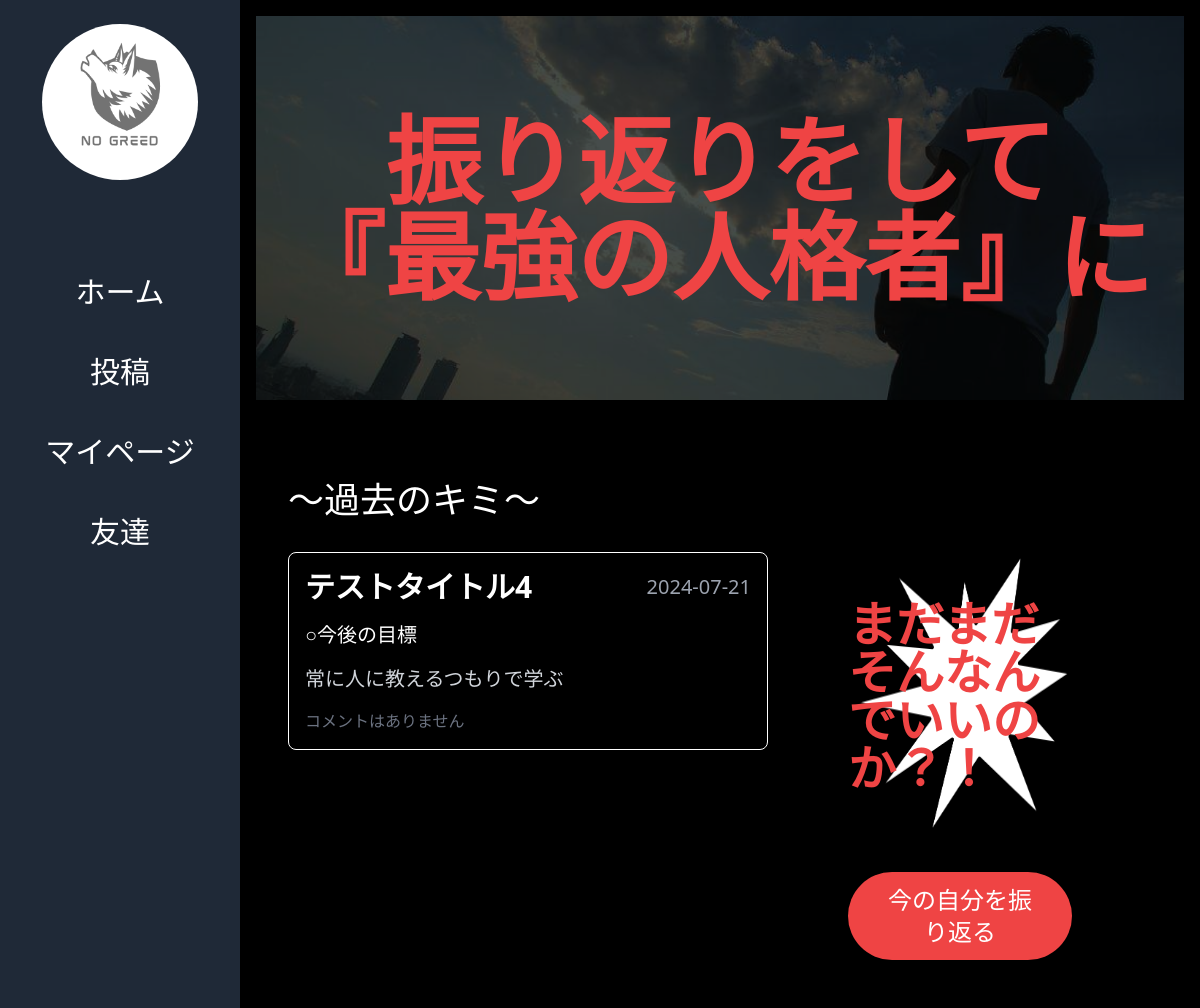
/userpage/home/home.php, run on the app's committed database.
### tables this page shows
CREATE TABLE feedback(
  id INT PRIMARY KEY AUTO_INCREMENT,
  user_id INT,
  title TEXT,
  score INT,
  reason TEXT,
  real_action TEXT,
  study TEXT,
  next_action TEXT,
  event_date DATE,
  created_at TIMESTAMP DEFAULT CURRENT_TIMESTAMP,
  updated_at TIMESTAMP DEFAULT CURRENT_TIMESTAMP ON UPDATE CURRENT_TIMESTAMP
);

### src/userpage/home/home.php (the view, shortened to what this page needs)
<?php
require '../../dbconnect.php';
$user_id = $_SESSION['user_id'] ?? 1;
$stmt = $dbh->prepare("
    SELECT
        feedback.*,
        (SELECT COUNT(*) FROM comments WHERE comments.feedback_id = feedback.id) AS comment_count,
        event_category.*
    FROM
        feedback
    LEFT JOIN
        event_category ON feedback.id = event_category.feedback_id
    WHERE
        feedback.user_id = :user_id
    ORDER BY RAND()
    LIMIT 1
");
$stmt->execute([':user_id' => $user_id]);
$random_feedback = $stmt->fetch(PDO::FETCH_ASSOC);
$messages = [
  "まだまだそんなんでいいのか？！",
  "キミの限界はここまでか、、、、？",
  "振り返りは次に生かすのが重要だ"
];
$random_message = $messages[array_rand($messages)];
?>
<!DOCTYPE html>
<html lang="ja">
<head>
  <script src="https://cdn.tailwindcss.com"></script>
</head>
<body class="bg-black text-white">
  <div class="flex">
    <section class="bg-gray-800 w-1/5 h-screen p-4 sticky top-0">
      <div class="mb-10 flex flex-col items-center">
        <img src="../../assets/img/No greed.png" alt="Logo" class="w-3/4 rounded-full mt-2">
        <nav class="mt-20 w-full">
          <ul class="space-y-4">
            <li class="mb-4 h-16 hover:bg-gray-100 flex items-center justify-center">
              <a href="./home.php" class="flex items-center text-lg">
                <span class="text-3xl">ホーム</span>
              </a>
            </li>
            <li class="mb-4 h-16 hover:bg-gray-100 flex items-center justify-center">
              <a href="../../post/post.php" class="flex items-center text-lg hover:bg-gray-100">
                <span class="text-3xl">投稿</span>
              </a>
            </li>
            <li class="mb-4 h-16 hover:bg-gray-100 flex items-center justify-center">
              <a href="../mypage/mypage.php" class="flex items-center text-lg hover:bg-gray-100">
                <span class="text-3xl">マイページ</span>
              </a>
            </li>
            <li class="mb-4 h-16 hover:bg-gray-100 flex items-center justify-center">
              <a href="../mypage/friend.php" class="flex items-center text-lg hover:bg-gray-100">
                <span class="text-3xl">友達</span>
              </a>
            </li>
          </ul>
        </nav>
      </div>
    </section>
    <section class="w-4/5 p-4">
      <div class="relative">
        <img src="../../assets/img/image 19.png" alt="mainimg" class="w-full h-96 object-cover opacity-50">
        <div class="absolute top-0 left-0 w-full h-full flex flex-col justify-center items-center">
          <h1 id="title1" class="text-red-500 text-8xl font-bold hidden"></h1>
          <h1 id="title2" class="text-red-500 text-8xl font-bold hidden"></h1>
        </div>
      </div>
      <div class="mt-12 p-8 bg-black">
        <h2 class="text-white text-4xl mb-8">〜過去のキミ〜</h2>
        <div class="flex justify-center gap-20 mr-20">
          <div>
            <?php if ($random_feedback): ?>
              <div class="category-item border border-white p-4 rounded-lg shadow  mb-6 px-4 w-[480px]">
                <div class="flex justify-between items-center mb-4">
                  <div class="text-3xl font-semibold text-white"><?php echo htmlspecialchars($random_feedback['title'], ENT_QUOTES, 'UTF-8'); ?></div>
                  <div class="text-gray-400 text-xl"><?php echo htmlspecialchars($random_feedback['event_date'], ENT_QUOTES, 'UTF-8'); ?></div>
                </div>
                <div class="mb-4 text-xl text-white">○今後の目標</div>
                <div class="text-gray-300 text-xl mb-4"><?php echo htmlspecialchars($random_feedback['next_action'], ENT_QUOTES, 'UTF-8'); ?></div>
                <?php if ($random_feedback['comment_count'] > 0): ?>
                  <div class="cursor-pointer text-blue-500 text-xl mb-4" onclick="toggleComments(<?php echo $random_feedback['id']; ?>)">
                    コメント<?php echo $random_feedback['comment_count']; ?>件を見る
                  </div>
                <?php else: ?>
                  <div class="text-gray-500">コメントはありません</div>
                <?php endif; ?>
              </div>
            <?php else: ?>
              <div class="text-white text-xl">過去の投稿はありません。</div>
            <?php endif; ?>
          </div>
          <div>
            <div class="relative">
              <div class="absolute inset-0 flex items-center justify-center text-5xl font-bold text-red-500 align-center fade-in" id="random-message"><?php echo $random_message; ?></div>
              <div><img src="../../assets/img/R.png" alt="" class="w-96 h-72"></div>
            </div>
            <div class="mt-8 text-center">
              <a href="./src/post/post.php" class="bg-red-500 text-white text-2xl py-3 px-8 rounded-full inline-block">今の自分を振り返る</a>
            </div>
          </div>
        </div>
      </div>
    </section>
  </div>
</body>
</html>

### src/userpage/home/home.php (style rules this page uses)
.fade-in { animation: fadeIn 2s ease-in-out forwards; }

### data on the page
feedback: title "テストタイトル4", event_date "2024-07-21", next_action "常に人に教えるつもりで学ぶ"
